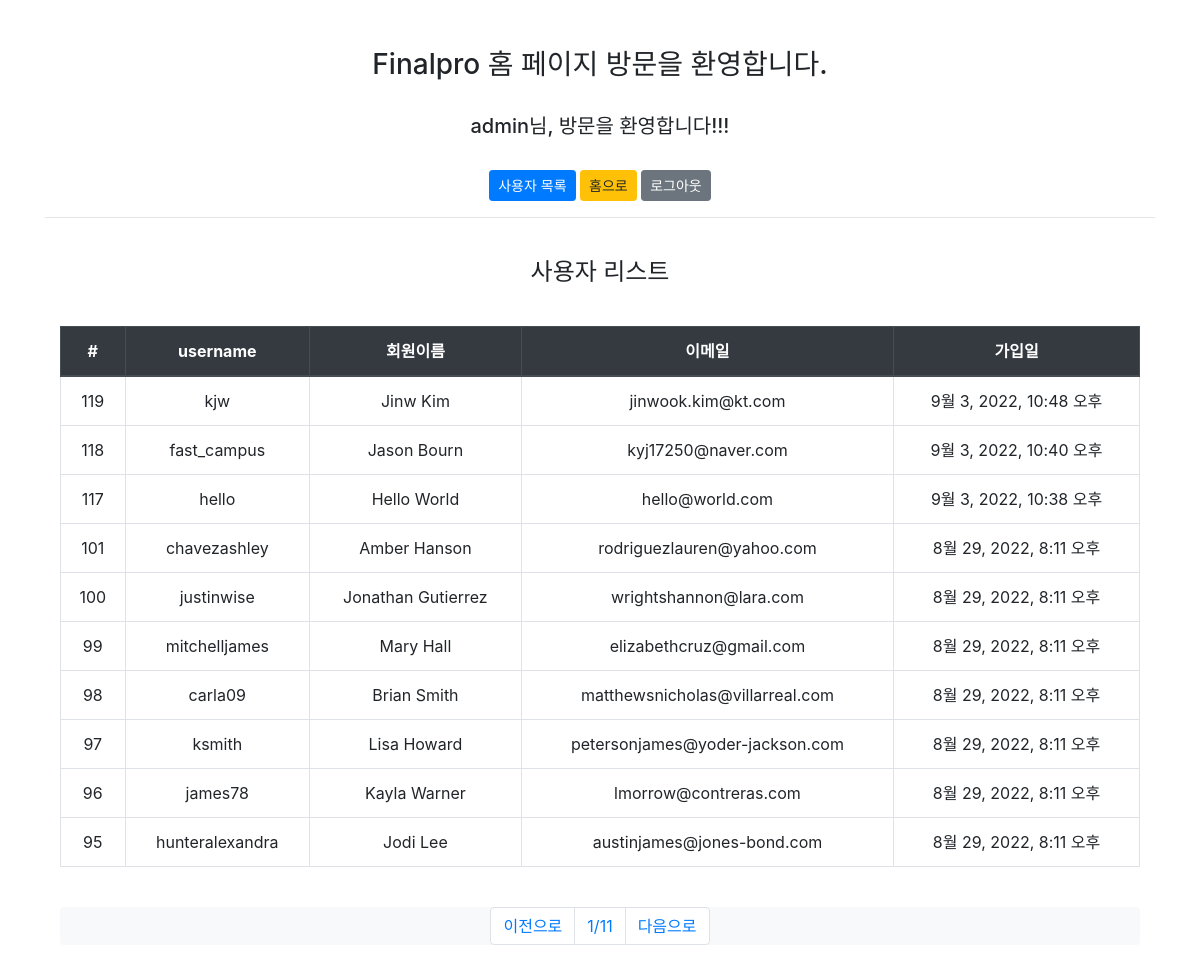
/users (signed in), run on the app's committed database.
### report/models.py (models this page shows)
class Users(AbstractUser):
    full_name = models.CharField(max_length=100, null=True)
    pay_plan = models.ForeignKey(PayPlan, on_delete=models.DO_NOTHING, null=True)

### report/views.py (the view)
# urls.py: path("users", list_view, name="list_view"),
@login_required
def list_view(request):
    username = request.user.username
    page = int(request.GET.get("p", 1))
    users = Users.objects.all().order_by("-id")
    paginator = Paginator(users, 10)
    users = paginator.get_page(page)
    return render(request, "boards.html", {"users": users, "username": username})

### templates/boards.html (shortened to what this page needs)
{% extends "base.html" %}
{% load static %}
{% block content %}
<div class="col text-center">
    <h4>사용자 리스트</h4>
    <br/>
    <table class="table table-bordered">
      <thead class="thead-dark">
        <th>#</th>
        <th>username</th>
        <th>회원이름</th>
        <th>이메일</th>
        <th>가입일</th>
      </thead>
      {% for u in users %}
      <tr>
        <td>{{ u.id }}</td>
        <td>{{ u.username }}</td>
        <td>{{ u.first_name }} {{ u.last_name }}</td>
        <td>{{ u.email }}</td>
        <td>{{ u.date_joined }}</td>
      </tr>
      {% endfor %}
    </table>
    <br/>
    <nav aria-label="Page navigation example">
      <ul class="pagination nav justify-content-center bg-light">
        {% if users.has_previous %}
        <li class="page-item">
          <a class="page-link" href="?p={{ users.previous_page_number }}">이전으로</a>
        </li>
        {% else %}
        <li class="page-item">
          <a class="page-link" href="#">이전으로</a>
        </li>
        {% endif %}
        <li class="page-item">
          <a class="page-link" href="?p={{ users.number|add:1 }}">{{users.number}}/{{users.paginator.num_pages}}</a>
        </li>
        {% if users.has_next %}
        <li class="page-item">
          <a class="page-link" href="?p={{ users.next_page_number }}">다음으로</a>
        </li>
        {% else %}
        <li class="page-item">
          <a class="page-link" href="#">다음으로</a>
        </li>
        {% endif %}
      </ul>
    </nav>
</div>
<br/><br/>
{% endblock %}

### templates/base.html (shortened to what this page needs)
<!DOCTYPE html>
<html>
  <head>
    <link rel="stylesheet" href="https://cdn.jsdelivr.net/npm/bootstrap@4.6.2/dist/css/bootstrap.min.css">
  </head>
  <body>
  <div class="container">
    <div class="col text-center">
      <br/><br/>
      <h3>Finalpro 홈 페이지 방문을 환영합니다.</h3>
      <br/>
      {% if user.is_authenticated %}
      <h5>{{ username }}님, 방문을 환영합니다!!!</h5>
      <br/>
      <a href="{% url 'list_view' %}" class="btn btn-primary btn-sm">사용자 목록</a>
      <a href="{% url 'index' %}" class="btn btn-warning btn-sm">홈으로</a>
      <a href="{% url 'logout' %}" class="btn btn-secondary btn-sm">로그아웃</a>
      {% else %}
      <h5>guest님, 로그인 또는 회원가입 하시기 바랍니다.</h5>
      <br/>
      <a href="{% url 'login' %}"  class="btn btn-primary btn-sm">로그인</a>
      <a href="{% url 'index' %}" class="btn btn-warning btn-sm">홈으로</a>
      <a href="{% url 'register' %}" class="btn btn-success btn-sm">회원가입</a>
      {% endif %}
    </div>
    <hr>
    <br/>
    {% block content %}
    {% endblock %}
  </div>
  </body>
</html>

### data on the page
Users: username "admin"
Users: id "119", username "kjw", first_name "Jinw", last_name "Kim", email "jinwook.kim@kt.com", date_joined "9월 3, 2022, 10:48 오후"
Users: id "118", username "fast_campus", first_name "Jason", last_name "Bourn", email "kyj17250@naver.com", date_joined "9월 3, 2022, 10:40 오후"
Users: id "117", username "hello", first_name "Hello", last_name "World", email "hello@world.com", date_joined "9월 3, 2022, 10:38 오후"
Users: id "101", username "chavezashley", first_name "Amber", last_name "Hanson", email "rodriguezlauren@yahoo.com", date_joined "8월 29, 2022, 8:11 오후"
Users: id "100", username "justinwise", first_name "Jonathan", last_name "Gutierrez", email "wrightshannon@lara.com", date_joined "8월 29, 2022, 8:11 오후"
Users: id "99", username "mitchelljames", first_name "Mary", last_name "Hall", email "elizabethcruz@gmail.com", date_joined "8월 29, 2022, 8:11 오후"
Users: id "98", username "carla09", first_name "Brian", last_name "Smith", email "matthewsnicholas@villarreal.com", date_joined "8월 29, 2022, 8:11 오후"
Users: id "97", username "ksmith", first_name "Lisa", last_name "Howard", email "petersonjames@yoder-jackson.com", date_joined "8월 29, 2022, 8:11 오후"
Users: id "96", username "james78", first_name "Kayla", last_name "Warner", email "lmorrow@contreras.com", date_joined "8월 29, 2022, 8:11 오후"
Users: id "95", username "hunteralexandra", first_name "Jodi", last_name "Lee", email "austinjames@jones-bond.com", date_joined "8월 29, 2022, 8:11 오후"

### other printed values
{{ users.number }} "1"
{{ users.paginator.num_pages }} "11"
